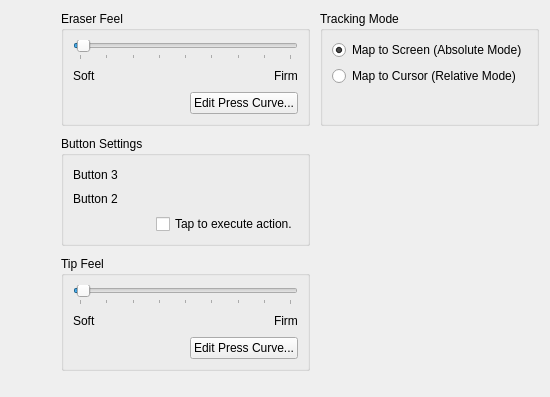
<?xml version="1.0" encoding="UTF-8"?>
<ui version="4.0">
 <class>PenWidget</class>
 <widget class="QWidget" name="PenWidget">
  <property name="geometry">
   <rect>
    <x>0</x>
    <y>0</y>
    <width>548</width>
    <height>397</height>
   </rect>
  </property>
  <property name="windowTitle">
   <string>Pen Settings</string>
  </property>
  <property name="locale">
   <locale language="English" country="UnitedKingdom"/>
  </property>
  <layout class="QVBoxLayout" name="verticalLayout_6">
   <item>
    <layout class="QGridLayout" name="penWidgetGridLayout">
     <property name="spacing">
      <number>10</number>
     </property>
     <item row="1" column="1">
      <widget class="QGroupBox" name="buttonGroupBox">
       <property name="title">
        <string>Button Settings</string>
       </property>
       <layout class="QFormLayout" name="formLayout_3">
        <property name="fieldGrowthPolicy">
         <enum>QFormLayout::ExpandingFieldsGrow</enum>
        </property>
        <item row="0" column="0">
         <widget class="QLabel" name="labelButton3">
          <property name="sizePolicy">
           <sizepolicy hsizetype="Preferred" vsizetype="MinimumExpanding">
            <horstretch>0</horstretch>
            <verstretch>0</verstretch>
           </sizepolicy>
          </property>
          <property name="text">
           <string>Button 3</string>
          </property>
          <property name="alignment">
           <set>Qt::AlignLeading|Qt::AlignLeft|Qt::AlignVCenter</set>
          </property>
         </widget>
        </item>
        <item row="0" column="1">
         <widget class="Wacom::ButtonActionSelectorWidget" name="button3ActionSelector" native="true"/>
        </item>
        <item row="3" column="0">
         <widget class="QLabel" name="labelButton2">
          <property name="sizePolicy">
           <sizepolicy hsizetype="Preferred" vsizetype="MinimumExpanding">
            <horstretch>0</horstretch>
            <verstretch>0</verstretch>
           </sizepolicy>
          </property>
          <property name="text">
           <string>Button 2</string>
          </property>
          <property name="alignment">
           <set>Qt::AlignLeading|Qt::AlignLeft|Qt::AlignVCenter</set>
          </property>
         </widget>
        </item>
        <item row="3" column="1">
         <widget class="Wacom::ButtonActionSelectorWidget" name="button2ActionSelector" native="true"/>
        </item>
        <item row="4" column="1">
         <layout class="QHBoxLayout" name="horizontalLayout_2">
          <item>
           <spacer name="tpcSpacer">
            <property name="orientation">
             <enum>Qt::Horizontal</enum>
            </property>
            <property name="sizeType">
             <enum>QSizePolicy::Fixed</enum>
            </property>
            <property name="sizeHint" stdset="0">
             <size>
              <width>32</width>
              <height>0</height>
             </size>
            </property>
           </spacer>
          </item>
          <item>
           <widget class="QCheckBox" name="tpcCheckBox">
            <property name="toolTip">
             <string>If selected, the stylus must be in contact with the tablet for a stylus side button to work.
If deselected, stylus buttons will work once the stylus is in proximity of the tablet.</string>
            </property>
            <property name="text">
             <string>Tap to execute action.</string>
            </property>
           </widget>
          </item>
         </layout>
        </item>
       </layout>
      </widget>
     </item>
     <item row="0" column="0" rowspan="3">
      <layout class="QVBoxLayout" name="penLayout">
       <property name="spacing">
        <number>-1</number>
       </property>
       <item>
        <spacer name="penTopSpacer">
         <property name="orientation">
          <enum>Qt::Vertical</enum>
         </property>
         <property name="sizeType">
          <enum>QSizePolicy::Fixed</enum>
         </property>
         <property name="sizeHint" stdset="0">
          <size>
           <width>20</width>
           <height>20</height>
          </size>
         </property>
        </spacer>
       </item>
       <item>
        <widget class="QLabel" name="penLabel">
         <property name="sizePolicy">
          <sizepolicy hsizetype="Fixed" vsizetype="Fixed">
           <horstretch>0</horstretch>
           <verstretch>0</verstretch>
          </sizepolicy>
         </property>
         <property name="minimumSize">
          <size>
           <width>40</width>
           <height>300</height>
          </size>
         </property>
         <property name="frameShape">
          <enum>QFrame::NoFrame</enum>
         </property>
         <property name="text">
          <string/>
         </property>
        </widget>
       </item>
       <item>
        <spacer name="penBottomSpacer">
         <property name="orientation">
          <enum>Qt::Vertical</enum>
         </property>
         <property name="sizeHint" stdset="0">
          <size>
           <width>20</width>
           <height>40</height>
          </size>
         </property>
        </spacer>
       </item>
      </layout>
     </item>
     <item row="0" column="1">
      <widget class="QGroupBox" name="eraserBox">
       <property name="title">
        <string>Eraser Feel</string>
       </property>
       <layout class="QVBoxLayout" name="verticalLayout_2">
        <item>
         <layout class="QVBoxLayout" name="eraserFeelSliderLayout">
          <item>
           <widget class="QSlider" name="eraserSlider">
            <property name="sizePolicy">
             <sizepolicy hsizetype="Preferred" vsizetype="Preferred">
              <horstretch>0</horstretch>
              <verstretch>0</verstretch>
             </sizepolicy>
            </property>
            <property name="minimumSize">
             <size>
              <width>0</width>
              <height>0</height>
             </size>
            </property>
            <property name="toolTip">
             <string>Set the minimum pressure necessary to generate a Button event for the stylus/tip, eraser, or touch.
 The pressure levels of all tablets are normalized to 2048 levels irregardless of the actual hardware supported levels.
This parameter is independent of the PressureCurve parameter.</string>
            </property>
            <property name="minimum">
             <number>0</number>
            </property>
            <property name="maximum">
             <number>2000</number>
            </property>
            <property name="singleStep">
             <number>20</number>
            </property>
            <property name="value">
             <number>27</number>
            </property>
            <property name="orientation">
             <enum>Qt::Horizontal</enum>
            </property>
            <property name="tickPosition">
             <enum>QSlider::TicksBelow</enum>
            </property>
            <property name="tickInterval">
             <number>250</number>
            </property>
           </widget>
          </item>
          <item>
           <layout class="QHBoxLayout" name="eraserFeelSliderLablesLayout">
            <item>
             <widget class="QLabel" name="labelSlow_2">
              <property name="text">
               <string comment="slow movement of the cursor (minimal value)">Soft</string>
              </property>
              <property name="buddy">
               <cstring>eraserSlider</cstring>
              </property>
             </widget>
            </item>
            <item>
             <spacer name="eraserFeelSliderLabelsSpacer">
              <property name="orientation">
               <enum>Qt::Horizontal</enum>
              </property>
              <property name="sizeType">
               <enum>QSizePolicy::MinimumExpanding</enum>
              </property>
              <property name="sizeHint" stdset="0">
               <size>
                <width>40</width>
                <height>20</height>
               </size>
              </property>
             </spacer>
            </item>
            <item>
             <widget class="QLabel" name="labelFast_2">
              <property name="text">
               <string comment="fast movement of the cursor (maximal value)">Firm</string>
              </property>
              <property name="buddy">
               <cstring>eraserSlider</cstring>
              </property>
             </widget>
            </item>
           </layout>
          </item>
         </layout>
        </item>
        <item>
         <layout class="QHBoxLayout" name="eraserPressureButtonLayout">
          <item>
           <spacer name="eraserPressureButtonSpacer">
            <property name="orientation">
             <enum>Qt::Horizontal</enum>
            </property>
            <property name="sizeType">
             <enum>QSizePolicy::MinimumExpanding</enum>
            </property>
            <property name="sizeHint" stdset="0">
             <size>
              <width>40</width>
              <height>20</height>
             </size>
            </property>
           </spacer>
          </item>
          <item>
           <widget class="QPushButton" name="eraserPressureButton">
            <property name="toolTip">
             <string>Defines the pressure sensitivity with a bezier curve</string>
            </property>
            <property name="text">
             <string>Edit Press Curve...</string>
            </property>
           </widget>
          </item>
         </layout>
        </item>
        <item>
         <spacer name="verticalSpacer_2">
          <property name="orientation">
           <enum>Qt::Vertical</enum>
          </property>
          <property name="sizeType">
           <enum>QSizePolicy::MinimumExpanding</enum>
          </property>
          <property name="sizeHint" stdset="0">
           <size>
            <width>1</width>
            <height>0</height>
           </size>
          </property>
         </spacer>
        </item>
       </layout>
      </widget>
     </item>
     <item row="0" column="2">
      <widget class="QGroupBox" name="trackingModeGroupBox">
       <property name="sizePolicy">
        <sizepolicy hsizetype="MinimumExpanding" vsizetype="Preferred">
         <horstretch>0</horstretch>
         <verstretch>0</verstretch>
        </sizepolicy>
       </property>
       <property name="title">
        <string>Tracking Mode</string>
       </property>
       <layout class="QVBoxLayout" name="verticalLayout_7">
        <item>
         <widget class="QRadioButton" name="radioButton_Absolute">
          <property name="toolTip">
           <string>The mouse cursor will move exactly to the position on the tablet.</string>
          </property>
          <property name="text">
           <string comment="absolute pen movement (pen mode)">Map to Screen (Absolute Mode)</string>
          </property>
          <property name="checked">
           <bool>true</bool>
          </property>
         </widget>
        </item>
        <item>
         <widget class="QRadioButton" name="radioButton_Relative">
          <property name="toolTip">
           <string>The mouse cursor can be moved freely. The tablet working space does not represent the screen space
 The speed of the mouse is the same as specified for any other mouse pointer. This can be changed in the mouse setting section</string>
          </property>
          <property name="text">
           <string comment="relative pen movement (mouse mode)">Map to Cursor (Relative Mode)</string>
          </property>
         </widget>
        </item>
        <item>
         <spacer name="verticalSpacer_4">
          <property name="orientation">
           <enum>Qt::Vertical</enum>
          </property>
          <property name="sizeType">
           <enum>QSizePolicy::MinimumExpanding</enum>
          </property>
          <property name="sizeHint" stdset="0">
           <size>
            <width>1</width>
            <height>0</height>
           </size>
          </property>
         </spacer>
        </item>
       </layout>
      </widget>
     </item>
     <item row="2" column="1">
      <widget class="QGroupBox" name="tipFeelGroupBox">
       <property name="title">
        <string>Tip Feel</string>
       </property>
       <layout class="QVBoxLayout" name="verticalLayout_4">
        <item>
         <layout class="QVBoxLayout" name="verticalLayout_5">
          <item>
           <widget class="QSlider" name="tipSlider">
            <property name="sizePolicy">
             <sizepolicy hsizetype="Preferred" vsizetype="Preferred">
              <horstretch>0</horstretch>
              <verstretch>0</verstretch>
             </sizepolicy>
            </property>
            <property name="minimumSize">
             <size>
              <width>0</width>
              <height>0</height>
             </size>
            </property>
            <property name="toolTip">
             <string>Set the minimum pressure necessary to generate a Button event for the stylus/tip, eraser, or touch.
 The pressure levels of all tablets are normalized to 2048 levels irregardless of the actual hardware supported levels.
This parameter is independent of the PressureCurve parameter.</string>
            </property>
            <property name="minimum">
             <number>0</number>
            </property>
            <property name="maximum">
             <number>2000</number>
            </property>
            <property name="singleStep">
             <number>20</number>
            </property>
            <property name="value">
             <number>27</number>
            </property>
            <property name="orientation">
             <enum>Qt::Horizontal</enum>
            </property>
            <property name="tickPosition">
             <enum>QSlider::TicksBelow</enum>
            </property>
            <property name="tickInterval">
             <number>250</number>
            </property>
           </widget>
          </item>
          <item>
           <layout class="QHBoxLayout" name="horizontalLayout_5">
            <item>
             <widget class="QLabel" name="labelSlow_3">
              <property name="text">
               <string comment="slow movement of the cursor (minimal value)">Soft</string>
              </property>
              <property name="buddy">
               <cstring>tipSlider</cstring>
              </property>
             </widget>
            </item>
            <item>
             <spacer name="horizontalSpacer_5">
              <property name="orientation">
               <enum>Qt::Horizontal</enum>
              </property>
              <property name="sizeType">
               <enum>QSizePolicy::MinimumExpanding</enum>
              </property>
              <property name="sizeHint" stdset="0">
               <size>
                <width>40</width>
                <height>20</height>
               </size>
              </property>
             </spacer>
            </item>
            <item>
             <widget class="QLabel" name="labelFast_3">
              <property name="text">
               <string comment="fast movement of the cursor (maximal value)">Firm</string>
              </property>
              <property name="buddy">
               <cstring>tipSlider</cstring>
              </property>
             </widget>
            </item>
           </layout>
          </item>
         </layout>
        </item>
        <item>
         <layout class="QHBoxLayout" name="horizontalLayout_6">
          <item>
           <spacer name="horizontalSpacer_7">
            <property name="orientation">
             <enum>Qt::Horizontal</enum>
            </property>
            <property name="sizeType">
             <enum>QSizePolicy::MinimumExpanding</enum>
            </property>
            <property name="sizeHint" stdset="0">
             <size>
              <width>40</width>
              <height>20</height>
             </size>
            </property>
           </spacer>
          </item>
          <item>
           <widget class="QPushButton" name="tipPressureButton">
            <property name="sizePolicy">
             <sizepolicy hsizetype="Preferred" vsizetype="Fixed">
              <horstretch>0</horstretch>
              <verstretch>0</verstretch>
             </sizepolicy>
            </property>
            <property name="toolTip">
             <string>Defines the pressure sensitivity with a bezier curve</string>
            </property>
            <property name="text">
             <string>Edit Press Curve...</string>
            </property>
           </widget>
          </item>
         </layout>
        </item>
       </layout>
      </widget>
     </item>
    </layout>
   </item>
   <item>
    <spacer name="verticalSpacer">
     <property name="orientation">
      <enum>Qt::Vertical</enum>
     </property>
     <property name="sizeHint" stdset="0">
      <size>
       <width>20</width>
       <height>11</height>
      </size>
     </property>
    </spacer>
   </item>
  </layout>
 </widget>
 <customwidgets>
  <customwidget>
   <class>Wacom::ButtonActionSelectorWidget</class>
   <extends>QWidget</extends>
   <header>buttonactionselectorwidget.h</header>
   <container>1</container>
  </customwidget>
 </customwidgets>
 <tabstops>
  <tabstop>eraserSlider</tabstop>
  <tabstop>eraserPressureButton</tabstop>
  <tabstop>tipSlider</tabstop>
  <tabstop>tipPressureButton</tabstop>
  <tabstop>radioButton_Absolute</tabstop>
  <tabstop>radioButton_Relative</tabstop>
 </tabstops>
 <resources/>
 <connections>
  <connection>
   <sender>eraserSlider</sender>
   <signal>valueChanged(int)</signal>
   <receiver>PenWidget</receiver>
   <slot>profileChanged()</slot>
   <hints>
    <hint type="sourcelabel">
     <x>154</x>
     <y>53</y>
    </hint>
    <hint type="destinationlabel">
     <x>2</x>
     <y>50</y>
    </hint>
   </hints>
  </connection>
  <connection>
   <sender>tipSlider</sender>
   <signal>valueChanged(int)</signal>
   <receiver>PenWidget</receiver>
   <slot>profileChanged()</slot>
   <hints>
    <hint type="sourcelabel">
     <x>80</x>
     <y>349</y>
    </hint>
    <hint type="destinationlabel">
     <x>0</x>
     <y>352</y>
    </hint>
   </hints>
  </connection>
  <connection>
   <sender>radioButton_Absolute</sender>
   <signal>toggled(bool)</signal>
   <receiver>PenWidget</receiver>
   <slot>profileChanged()</slot>
   <hints>
    <hint type="sourcelabel">
     <x>547</x>
     <y>242</y>
    </hint>
    <hint type="destinationlabel">
     <x>748</x>
     <y>189</y>
    </hint>
   </hints>
  </connection>
  <connection>
   <sender>radioButton_Relative</sender>
   <signal>toggled(bool)</signal>
   <receiver>PenWidget</receiver>
   <slot>profileChanged()</slot>
   <hints>
    <hint type="sourcelabel">
     <x>560</x>
     <y>300</y>
    </hint>
    <hint type="destinationlabel">
     <x>748</x>
     <y>249</y>
    </hint>
   </hints>
  </connection>
  <connection>
   <sender>eraserPressureButton</sender>
   <signal>clicked()</signal>
   <receiver>PenWidget</receiver>
   <slot>changeEraserPressCurve()</slot>
   <hints>
    <hint type="sourcelabel">
     <x>320</x>
     <y>111</y>
    </hint>
    <hint type="destinationlabel">
     <x>311</x>
     <y>2</y>
    </hint>
   </hints>
  </connection>
  <connection>
   <sender>tpcCheckBox</sender>
   <signal>toggled(bool)</signal>
   <receiver>PenWidget</receiver>
   <slot>profileChanged()</slot>
   <hints>
    <hint type="sourcelabel">
     <x>690</x>
     <y>269</y>
    </hint>
    <hint type="destinationlabel">
     <x>747</x>
     <y>288</y>
    </hint>
   </hints>
  </connection>
  <connection>
   <sender>tipPressureButton</sender>
   <signal>clicked()</signal>
   <receiver>PenWidget</receiver>
   <slot>changeTipPressCurve()</slot>
   <hints>
    <hint type="sourcelabel">
     <x>323</x>
     <y>405</y>
    </hint>
    <hint type="destinationlabel">
     <x>321</x>
     <y>436</y>
    </hint>
   </hints>
  </connection>
 </connections>
 <slots>
  <slot>profileChanged()</slot>
  <slot>changeEraserPressCurve()</slot>
  <slot>showPenModeSettings()</slot>
  <slot>showMouseModeSettings()</slot>
  <slot>changeTipPressCurve()</slot>
 </slots>
</ui>
